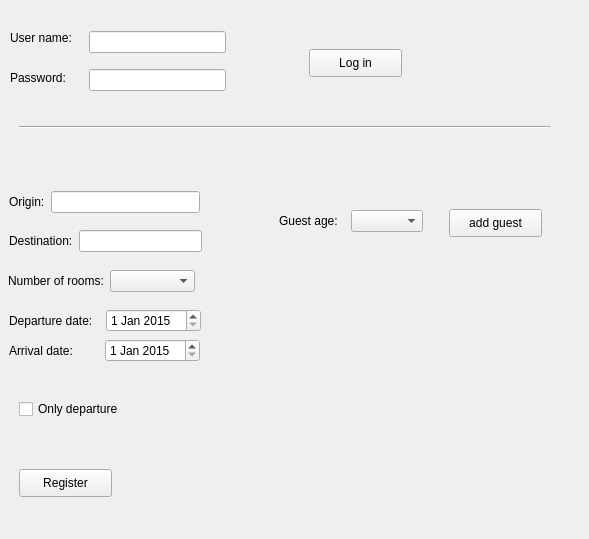
<?xml version="1.0" encoding="UTF-8"?>
<ui version="4.0">
 <class>widget_register_plane_ticket</class>
 <widget class="QWidget" name="widget_register_plane_ticket">
  <property name="geometry">
   <rect>
    <x>0</x>
    <y>0</y>
    <width>589</width>
    <height>539</height>
   </rect>
  </property>
  <property name="windowTitle">
   <string>Register plane ticket</string>
  </property>
  <widget class="QPushButton" name="button_register">
   <property name="geometry">
    <rect>
     <x>19</x>
     <y>469</y>
     <width>93</width>
     <height>28</height>
    </rect>
   </property>
   <property name="text">
    <string>Register</string>
   </property>
  </widget>
  <widget class="QLineEdit" name="line_edit_user_name">
   <property name="geometry">
    <rect>
     <x>89</x>
     <y>31</y>
     <width>137</width>
     <height>22</height>
    </rect>
   </property>
  </widget>
  <widget class="QWidget" name="layoutWidget">
   <property name="geometry">
    <rect>
     <x>279</x>
     <y>209</y>
     <width>144</width>
     <height>24</height>
    </rect>
   </property>
   <layout class="QHBoxLayout" name="horizontalLayout_5">
    <item>
     <widget class="QLabel" name="label_8">
      <property name="text">
       <string>Guest age:</string>
      </property>
     </widget>
    </item>
    <item>
     <widget class="QComboBox" name="combo_age"/>
    </item>
   </layout>
  </widget>
  <widget class="QPushButton" name="button_login">
   <property name="geometry">
    <rect>
     <x>309</x>
     <y>49</y>
     <width>93</width>
     <height>28</height>
    </rect>
   </property>
   <property name="text">
    <string>Log in</string>
   </property>
  </widget>
  <widget class="QLineEdit" name="line_edit_password">
   <property name="geometry">
    <rect>
     <x>89</x>
     <y>69</y>
     <width>137</width>
     <height>22</height>
    </rect>
   </property>
   <property name="echoMode">
    <enum>QLineEdit::Password</enum>
   </property>
  </widget>
  <widget class="QWidget" name="layoutWidget_2">
   <property name="geometry">
    <rect>
     <x>9</x>
     <y>190</y>
     <width>191</width>
     <height>24</height>
    </rect>
   </property>
   <layout class="QHBoxLayout" name="horizontalLayout">
    <item>
     <widget class="QLabel" name="label_3">
      <property name="text">
       <string>Origin:</string>
      </property>
     </widget>
    </item>
    <item>
     <widget class="QLineEdit" name="line_edit_origem"/>
    </item>
   </layout>
  </widget>
  <widget class="QCheckBox" name="check_only_departure">
   <property name="geometry">
    <rect>
     <x>19</x>
     <y>399</y>
     <width>111</width>
     <height>20</height>
    </rect>
   </property>
   <property name="text">
    <string>Only departure</string>
   </property>
  </widget>
  <widget class="QWidget" name="verticalLayoutWidget">
   <property name="geometry">
    <rect>
     <x>279</x>
     <y>288</y>
     <width>171</width>
     <height>81</height>
    </rect>
   </property>
   <layout class="QVBoxLayout" name="vlayout_guests"/>
  </widget>
  <widget class="Line" name="line">
   <property name="geometry">
    <rect>
     <x>19</x>
     <y>119</y>
     <width>531</width>
     <height>16</height>
    </rect>
   </property>
   <property name="orientation">
    <enum>Qt::Horizontal</enum>
   </property>
  </widget>
  <widget class="QWidget" name="layoutWidget_3">
   <property name="geometry">
    <rect>
     <x>9</x>
     <y>339</y>
     <width>191</width>
     <height>24</height>
    </rect>
   </property>
   <layout class="QHBoxLayout" name="horizontalLayout_4">
    <item>
     <widget class="QLabel" name="label_6">
      <property name="text">
       <string>Arrival date:</string>
      </property>
     </widget>
    </item>
    <item>
     <widget class="QDateEdit" name="date_edit_arrival">
      <property name="dateTime">
       <datetime>
        <hour>0</hour>
        <minute>0</minute>
        <second>0</second>
        <year>2015</year>
        <month>1</month>
        <day>1</day>
       </datetime>
      </property>
     </widget>
    </item>
   </layout>
  </widget>
  <widget class="QWidget" name="layoutWidget_4">
   <property name="geometry">
    <rect>
     <x>9</x>
     <y>229</y>
     <width>193</width>
     <height>24</height>
    </rect>
   </property>
   <layout class="QHBoxLayout" name="horizontalLayout_2">
    <item>
     <widget class="QLabel" name="label_4">
      <property name="text">
       <string>Destination:</string>
      </property>
     </widget>
    </item>
    <item>
     <widget class="QLineEdit" name="line_edit_destination"/>
    </item>
   </layout>
  </widget>
  <widget class="QWidget" name="layoutWidget_5">
   <property name="geometry">
    <rect>
     <x>9</x>
     <y>309</y>
     <width>192</width>
     <height>24</height>
    </rect>
   </property>
   <layout class="QHBoxLayout" name="horizontalLayout_3">
    <item>
     <widget class="QLabel" name="label_5">
      <property name="text">
       <string>Departure date:</string>
      </property>
     </widget>
    </item>
    <item>
     <widget class="QDateEdit" name="date_edit_departure">
      <property name="dateTime">
       <datetime>
        <hour>0</hour>
        <minute>0</minute>
        <second>0</second>
        <year>2015</year>
        <month>1</month>
        <day>1</day>
       </datetime>
      </property>
     </widget>
    </item>
   </layout>
  </widget>
  <widget class="QLabel" name="label">
   <property name="geometry">
    <rect>
     <x>10</x>
     <y>30</y>
     <width>67</width>
     <height>16</height>
    </rect>
   </property>
   <property name="text">
    <string>User name:</string>
   </property>
  </widget>
  <widget class="QPushButton" name="buton_add_guest">
   <property name="geometry">
    <rect>
     <x>449</x>
     <y>209</y>
     <width>93</width>
     <height>28</height>
    </rect>
   </property>
   <property name="text">
    <string>add guest</string>
   </property>
  </widget>
  <widget class="QWidget" name="layoutWidget_6">
   <property name="geometry">
    <rect>
     <x>8</x>
     <y>269</y>
     <width>187</width>
     <height>24</height>
    </rect>
   </property>
   <layout class="QHBoxLayout" name="horizontalLayout_6">
    <item>
     <widget class="QLabel" name="label_7">
      <property name="text">
       <string>Number of rooms:</string>
      </property>
     </widget>
    </item>
    <item>
     <widget class="QComboBox" name="combo_number_of_rooms"/>
    </item>
   </layout>
  </widget>
  <widget class="QLabel" name="label_2">
   <property name="geometry">
    <rect>
     <x>10</x>
     <y>70</y>
     <width>60</width>
     <height>16</height>
    </rect>
   </property>
   <property name="text">
    <string>Password:</string>
   </property>
  </widget>
 </widget>
 <resources/>
 <connections/>
</ui>
